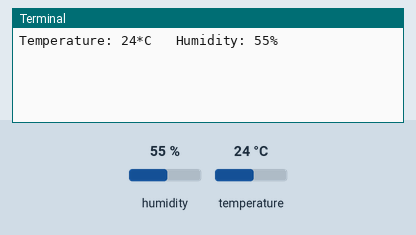
Simulated run of this program. Board: Raspberry Pi (BCM pin numbers). Shown: the last lines printed to the terminal. The test bench sets the inputs (shaded band); at power-on: humidity 55 %, temperature 24 °C. System figures (address, load, memory, disk, uptime) are fixed made-up values.

Above: at 1.2 s.
1.3 s: humidity set to 22 %
At 3.1 s:
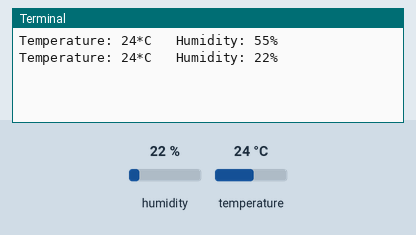
4.3 s: temperature set to 12 °C
At 5.5 s:
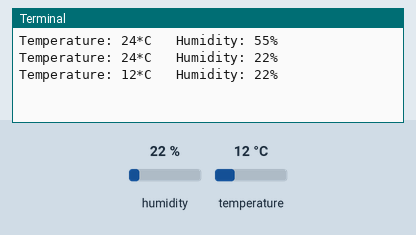
7.3 s: humidity set to 40 %
At 10.3 s:
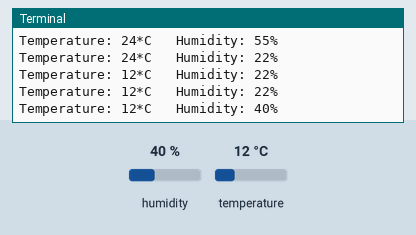
Timing chart, 0 to 11.8 s (numbered marks = the images above; inputs shaded):
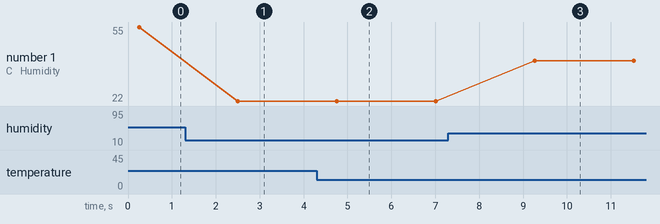

The program:

dh11_test.py
```python
import time
import board
import adafruit_dht
import psutil

# We first check if a libgpiod process is running. If yes, we kill it!
for proc in psutil.process_iter():
    if proc.name() == 'libgpiod_pulsein' or proc.name() == 'libgpiod_pulsei':
        proc.kill()

sensor = adafruit_dht.DHT11(board.D17)

while True:
    try:
        temp = sensor.temperature
        humidity = sensor.humidity
        print("Temperature: {}*C   Humidity: {}% ".format(temp, humidity))
    except RuntimeError as error:
        print(error.args[0])
        time.sleep(2.0)
        continue
    except Exception as error:
        sensor.exit()
        raise error

    time.sleep(2.0)
```

Measured:
- after the input at 1.3 s, the terminal: prints a new line after 1.2 s (image 1)
- after the input at 4.3 s, the terminal: prints a new line after 0.46 s (image 2)
- after the input at 7.3 s, the terminal: prints a new line after 2.0 s (image 3)
- plotted number 1: 55 → 22 after the input at 1.3 s, 22 → 40 after the input at 7.3 s
